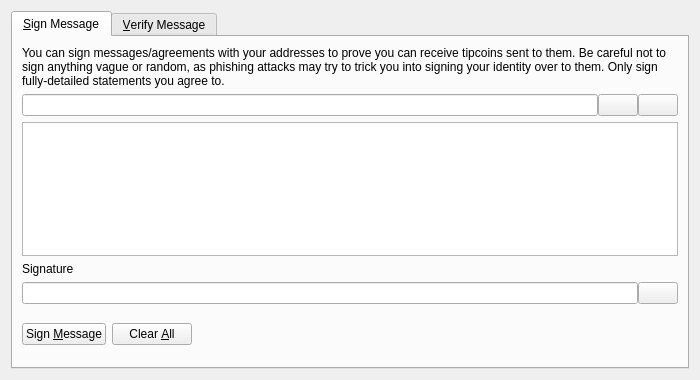
<?xml version="1.0" encoding="UTF-8"?>
<ui version="4.0">
 <class>SignVerifyMessageDialog</class>
 <widget class="QDialog" name="SignVerifyMessageDialog">
  <property name="geometry">
   <rect>
    <x>0</x>
    <y>0</y>
    <width>700</width>
    <height>380</height>
   </rect>
  </property>
  <property name="windowTitle">
   <string>Signatures - Sign / Verify a Message</string>
  </property>
  <property name="modal">
   <bool>true</bool>
  </property>
  <layout class="QVBoxLayout" name="verticalLayout">
   <item>
    <widget class="QTabWidget" name="tabWidget">
     <property name="currentIndex">
      <number>0</number>
     </property>
     <widget class="QWidget" name="tabSignMessage">
      <attribute name="title">
       <string>&amp;Sign Message</string>
      </attribute>
      <layout class="QVBoxLayout" name="verticalLayout_SM">
       <item>
        <widget class="QLabel" name="infoLabel_SM">
         <property name="text">
          <string>You can sign messages/agreements with your addresses to prove you can receive tipcoins sent to them. Be careful not to sign anything vague or random, as phishing attacks may try to trick you into signing your identity over to them. Only sign fully-detailed statements you agree to.</string>
         </property>
         <property name="textFormat">
          <enum>Qt::PlainText</enum>
         </property>
         <property name="wordWrap">
          <bool>true</bool>
         </property>
        </widget>
       </item>
       <item>
        <layout class="QHBoxLayout" name="horizontalLayout_1_SM">
         <property name="spacing">
          <number>0</number>
         </property>
         <item>
          <widget class="QValidatedLineEdit" name="addressIn_SM">
           <property name="toolTip">
            <string>The Tipcoin address to sign the message with</string>
           </property>
          </widget>
         </item>
         <item>
          <widget class="QPushButton" name="addressBookButton_SM">
           <property name="toolTip">
            <string>Choose previously used address</string>
           </property>
           <property name="text">
            <string/>
           </property>
           <property name="icon">
            <iconset resource="../bitcoin.qrc">
             <normaloff>:/icons/address-book</normaloff>:/icons/address-book</iconset>
           </property>
           <property name="shortcut">
            <string>Alt+A</string>
           </property>
           <property name="autoDefault">
            <bool>false</bool>
           </property>
          </widget>
         </item>
         <item>
          <widget class="QPushButton" name="pasteButton_SM">
           <property name="toolTip">
            <string>Paste address from clipboard</string>
           </property>
           <property name="text">
            <string/>
           </property>
           <property name="icon">
            <iconset resource="../bitcoin.qrc">
             <normaloff>:/icons/editpaste</normaloff>:/icons/editpaste</iconset>
           </property>
           <property name="shortcut">
            <string>Alt+P</string>
           </property>
           <property name="autoDefault">
            <bool>false</bool>
           </property>
          </widget>
         </item>
        </layout>
       </item>
       <item>
        <widget class="QPlainTextEdit" name="messageIn_SM">
         <property name="toolTip">
          <string>Enter the message you want to sign here</string>
         </property>
        </widget>
       </item>
       <item>
        <widget class="QLabel" name="signatureLabel_SM">
         <property name="text">
          <string>Signature</string>
         </property>
         <property name="textFormat">
          <enum>Qt::PlainText</enum>
         </property>
        </widget>
       </item>
       <item>
        <layout class="QHBoxLayout" name="horizontalLayout_2_SM">
         <property name="spacing">
          <number>0</number>
         </property>
         <item>
          <widget class="QLineEdit" name="signatureOut_SM">
           <property name="font">
            <font>
             <italic>true</italic>
            </font>
           </property>
           <property name="readOnly">
            <bool>true</bool>
           </property>
          </widget>
         </item>
         <item>
          <widget class="QPushButton" name="copySignatureButton_SM">
           <property name="toolTip">
            <string>Copy the current signature to the system clipboard</string>
           </property>
           <property name="text">
            <string/>
           </property>
           <property name="icon">
            <iconset resource="../bitcoin.qrc">
             <normaloff>:/icons/editcopy</normaloff>:/icons/editcopy</iconset>
           </property>
           <property name="autoDefault">
            <bool>false</bool>
           </property>
          </widget>
         </item>
        </layout>
       </item>
       <item>
        <layout class="QHBoxLayout" name="horizontalLayout_3_SM">
         <item>
          <widget class="QPushButton" name="signMessageButton_SM">
           <property name="toolTip">
            <string>Sign the message to prove you own this Tipcoin address</string>
           </property>
           <property name="text">
            <string>Sign &amp;Message</string>
           </property>
           <property name="icon">
            <iconset resource="../bitcoin.qrc">
             <normaloff>:/icons/edit</normaloff>:/icons/edit</iconset>
           </property>
           <property name="autoDefault">
            <bool>false</bool>
           </property>
          </widget>
         </item>
         <item>
          <widget class="QPushButton" name="clearButton_SM">
           <property name="toolTip">
            <string>Reset all sign message fields</string>
           </property>
           <property name="text">
            <string>Clear &amp;All</string>
           </property>
           <property name="icon">
            <iconset resource="../bitcoin.qrc">
             <normaloff>:/icons/remove</normaloff>:/icons/remove</iconset>
           </property>
           <property name="autoDefault">
            <bool>false</bool>
           </property>
          </widget>
         </item>
         <item>
          <spacer name="horizontalSpacer_1_SM">
           <property name="orientation">
            <enum>Qt::Horizontal</enum>
           </property>
           <property name="sizeHint" stdset="0">
            <size>
             <width>40</width>
             <height>48</height>
            </size>
           </property>
          </spacer>
         </item>
         <item>
          <widget class="QLabel" name="statusLabel_SM">
           <property name="font">
            <font>
             <weight>75</weight>
             <bold>true</bold>
            </font>
           </property>
           <property name="text">
            <string/>
           </property>
           <property name="wordWrap">
            <bool>true</bool>
           </property>
          </widget>
         </item>
         <item>
          <spacer name="horizontalSpacer_2_SM">
           <property name="orientation">
            <enum>Qt::Horizontal</enum>
           </property>
           <property name="sizeHint" stdset="0">
            <size>
             <width>40</width>
             <height>48</height>
            </size>
           </property>
          </spacer>
         </item>
        </layout>
       </item>
      </layout>
     </widget>
     <widget class="QWidget" name="tabVerifyMessage">
      <attribute name="title">
       <string>&amp;Verify Message</string>
      </attribute>
      <layout class="QVBoxLayout" name="verticalLayout_VM">
       <item>
        <widget class="QLabel" name="infoLabel_VM">
         <property name="text">
          <string>Enter the receiver's address, message (ensure you copy line breaks, spaces, tabs, etc. exactly) and signature below to verify the message. Be careful not to read more into the signature than what is in the signed message itself, to avoid being tricked by a man-in-the-middle attack. Note that this only proves the signing party receives with the address, it cannot prove sendership of any transaction!</string>
         </property>
         <property name="textFormat">
          <enum>Qt::PlainText</enum>
         </property>
         <property name="alignment">
          <set>Qt::AlignLeading|Qt::AlignLeft|Qt::AlignTop</set>
         </property>
         <property name="wordWrap">
          <bool>true</bool>
         </property>
        </widget>
       </item>
       <item>
        <layout class="QHBoxLayout" name="horizontalLayout_1_VM">
         <property name="spacing">
          <number>0</number>
         </property>
         <item>
          <widget class="QValidatedLineEdit" name="addressIn_VM">
           <property name="toolTip">
            <string>The Tipcoin address the message was signed with</string>
           </property>
          </widget>
         </item>
         <item>
          <widget class="QPushButton" name="addressBookButton_VM">
           <property name="toolTip">
            <string>Choose previously used address</string>
           </property>
           <property name="text">
            <string/>
           </property>
           <property name="icon">
            <iconset resource="../bitcoin.qrc">
             <normaloff>:/icons/address-book</normaloff>:/icons/address-book</iconset>
           </property>
           <property name="shortcut">
            <string>Alt+A</string>
           </property>
           <property name="autoDefault">
            <bool>false</bool>
           </property>
          </widget>
         </item>
        </layout>
       </item>
       <item>
        <widget class="QPlainTextEdit" name="messageIn_VM"/>
       </item>
       <item>
        <widget class="QValidatedLineEdit" name="signatureIn_VM"/>
       </item>
       <item>
        <layout class="QHBoxLayout" name="horizontalLayout_2_VM">
         <item>
          <widget class="QPushButton" name="verifyMessageButton_VM">
           <property name="toolTip">
            <string>Verify the message to ensure it was signed with the specified Tipcoin address</string>
           </property>
           <property name="text">
            <string>Verify &amp;Message</string>
           </property>
           <property name="icon">
            <iconset resource="../bitcoin.qrc">
             <normaloff>:/icons/transaction_0</normaloff>:/icons/transaction_0</iconset>
           </property>
           <property name="autoDefault">
            <bool>false</bool>
           </property>
          </widget>
         </item>
         <item>
          <widget class="QPushButton" name="clearButton_VM">
           <property name="toolTip">
            <string>Reset all verify message fields</string>
           </property>
           <property name="text">
            <string>Clear &amp;All</string>
           </property>
           <property name="icon">
            <iconset resource="../bitcoin.qrc">
             <normaloff>:/icons/remove</normaloff>:/icons/remove</iconset>
           </property>
           <property name="autoDefault">
            <bool>false</bool>
           </property>
          </widget>
         </item>
         <item>
          <spacer name="horizontalSpacer_1_VM">
           <property name="orientation">
            <enum>Qt::Horizontal</enum>
           </property>
           <property name="sizeHint" stdset="0">
            <size>
             <width>40</width>
             <height>48</height>
            </size>
           </property>
          </spacer>
         </item>
         <item>
          <widget class="QLabel" name="statusLabel_VM">
           <property name="font">
            <font>
             <weight>75</weight>
             <bold>true</bold>
            </font>
           </property>
           <property name="text">
            <string/>
           </property>
           <property name="wordWrap">
            <bool>true</bool>
           </property>
          </widget>
         </item>
         <item>
          <spacer name="horizontalSpacer_2_VM">
           <property name="orientation">
            <enum>Qt::Horizontal</enum>
           </property>
           <property name="sizeHint" stdset="0">
            <size>
             <width>40</width>
             <height>48</height>
            </size>
           </property>
          </spacer>
         </item>
        </layout>
       </item>
      </layout>
     </widget>
    </widget>
   </item>
  </layout>
 </widget>
 <customwidgets>
  <customwidget>
   <class>QValidatedLineEdit</class>
   <extends>QLineEdit</extends>
   <header>qt/qvalidatedlineedit.h</header>
  </customwidget>
 </customwidgets>
 <resources>
  <include location="../bitcoin.qrc"/>
 </resources>
 <connections/>
</ui>
